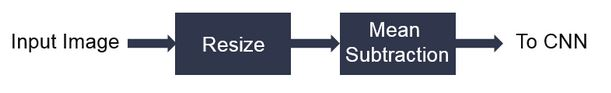
//> input picture code/pynq_z2/lib/vision/L3/benchmarks/blobfromimage/gnet_pp.JPG, 611 x 93 px
$ ./xf_blobfromimage_tb gnet_pp.JPG 100 100   (built with g++ and OpenCV 4)
//> lines starting //> are read from the running program, lines starting //| are printed output that depends on the picture
// [15 lines of licence text are left out]

#include "common/xf_headers.hpp"
#include "xf_blobfromimage_config.h"

#include <sys/time.h>

#include "xcl2.hpp"
#include "xf_opencl_wrap.hpp"

int main(int argc, char* argv[]) {
    struct timeval start_pp_sw, end_pp_sw;
    double lat_pp_sw = 0.0f;
    cv::Mat img_tmp, result_hls, result_ocv, error;

    if (argc != 4) {
        fprintf(stderr,
                "\n Incorrect Usage. Usage is ./.exe <input image> <output "
                "image height> <output image width>");
        return -1;
    }
    img_tmp = cv::imread(argv[1], 1);
//> img_tmp is the input picture: 93 rows x 611 cols, CV_8UC3; mean B, G, R 204.6, 199.2, 197.6
    if (!img_tmp.data) {
        fprintf(stderr, "\n image not found");
        return -1;
    }
    int in_width, in_height;
    int out_width, out_height;

    in_width = img_tmp.cols;
//> in_width = 611
    in_height = img_tmp.rows;
//> in_height = 93
    std::cout << "Input image height : " << in_height << std::endl;
//| Input image height : 93
    std::cout << "Input image width  : " << in_width << std::endl;
//| Input image width  : 611

    // Add padding in the input image
    int in_pad = in_width;
//> in_pad = 611
    int in_stride = in_width + in_pad;
//> in_stride = 1222
    cv::Mat img;
    cv::copyMakeBorder(img_tmp, img, 0, 0, 0, (in_stride - in_width), cv::BORDER_CONSTANT, 0);
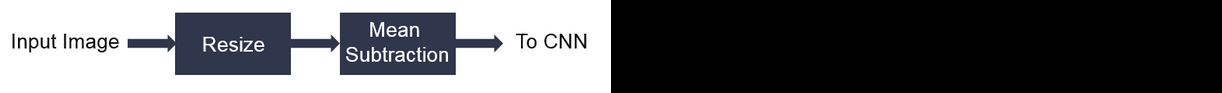
//> img: 93 rows x 1222 cols, CV_8UC3; mean B, G, R 102.3, 99.6, 98.8
    cv::imwrite("in_img_pad.png", img);

    out_height = atoi(argv[2]);
//> out_height = 100
    out_width = atoi(argv[3]);
//> out_width = 100

    int resize_height = 300;
    int resize_width = 300;

    int roi_posx = 10;
    int roi_posy = 10;

    result_hls.create(cv::Size(out_width, out_height), CV_8UC3);

    // Mean and Scale values
    float params[6];
    params[3] = params[4] = params[5] = 0.25; // scale values
    // Mean values
    params[0] = 128.0f;
    params[1] = 128.0f;
    params[2] = 128.0f;

    /////////////////////////////////////// CL
    /// Wrapper///////////////////////////////////////
    std::cout << "Input Image Bit Depth:" << XF_DTPIXELDEPTH(IN_TYPE, NPC) << std::endl;
//> (this line was passed over: IN_TYPE is not available in this run)
    std::cout << "Input Image Channels:" << XF_CHANNELS(IN_TYPE, NPC) << std::endl;
//> (this line was passed over: XF_CHANNELS is not available in this run)
    std::cout << "NPPC:" << NPC << std::endl;
//> (this line was passed over: NPC is not available in this run)

//> (the run ends here: the program needs code that is not available in this run, at `(void)cl_kernel_mgr::registerKernel(`)
